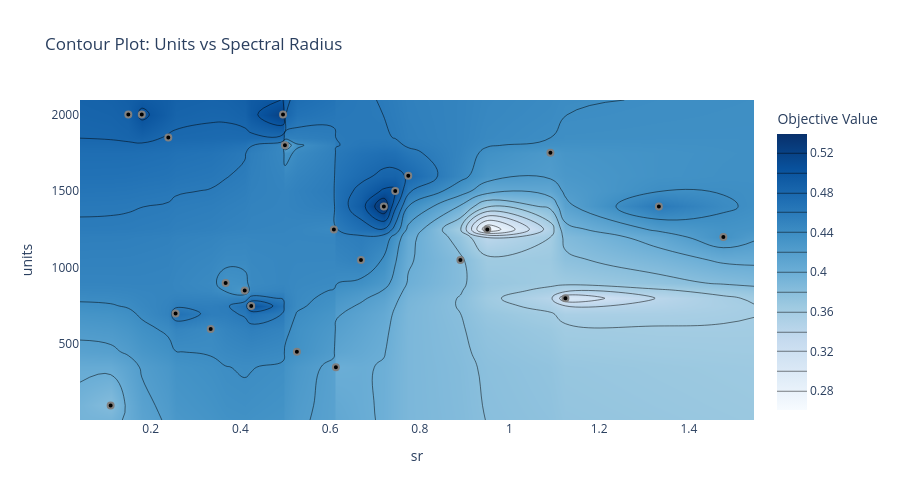

The notebook cell saved with this chart:
### Code cell
# Plot contour for key parameters
fig = plot_contour(study, params=["units", "sr"])
fig.update_layout(title="Contour Plot: Units vs Spectral Radius", height=500)
fig.show()

### Figure 1 — Plotly figure (JSON) as saved in the notebook; plotly's stock layout.template omitted (floating-point values rounded to 4 significant figures; data arrays with more than 128 entries replaced by an {"elided": "..."} marker saying what was removed)
{"data": [{"colorbar": {"title": {"text": "Objective Value"}}, "colorscale": [[0, "rgb(247,251,255)"], [0.125, "rgb(222,235,247)"], [0.25, "rgb(198,219,239)"], [0.375, "rgb(158,202,225)"], [0.5, "rgb(107,174,214)"], [0.625, "rgb(66,146,198)"], [0.75, "rgb(33,113,181)"], [0.875, "rgb(8,81,156)"], [1, "rgb(8,48,107)"]], "connectgaps": true, "contours": {"coloring": "heatmap"}, "hoverinfo": "none", "line": {"smoothing": 1.3}, "reversescale": false, "type": "contour", "x": [0.04224, 0.1106, 0.15, 0.18, 0.2392, 0.2554, 0.3337, 0.367, 0.4096, 0.4241, 0.495, 0.4992, 0.5259, 0.6084, 0.6129, 0.6688, 0.7199, 0.7452, 0.7743, 0.8906, 0.9506, 1.091, 1.125, 1.333, 1.477, 1.545], "y": [5, 100, 350, 450, 600, 700, 750, 800, 850, 900, 1050, 1200, 1250, 1400, 1500, 1600, 1750, 1800, 1850, 2000, 2095], "z": {"elided": "21x26 float values"}}, {"marker": {"color": "black", "line": {"color": "Gray", "width": 2}}, "mode": "markers", "name": "Feasible Trial", "showlegend": false, "type": "scatter", "x": [1.125, 1.091, 0.5259, 0.6129, 0.9506, 0.1106, 0.4241, 1.477, 0.18, 0.4096, 0.7199, 0.7452, 0.367, 0.7743, 0.3337, 0.6084, 0.8906, 1.333, 0.4992, 0.2554, 0.6688, 0.15, 0.2392, 0.495], "y": [800, 1750, 450, 350, 1250, 100, 750, 1200, 2000, 850, 1400, 1500, 900, 1600, 600, 1250, 1050, 1400, 1800, 700, 1050, 2000, 1850, 2000]}, {"marker": {"color": "#cccccc", "line": {"color": "Gray", "width": 2}}, "mode": "markers", "name": "Infeasible Trial", "showlegend": false, "type": "scatter", "x": [], "y": []}], "layout": {"height": 500, "title": {"text": "Contour Plot: Units vs Spectral Radius"}, "xaxis": {"range": [0.04224, 1.545], "title": {"text": "sr"}}, "yaxis": {"range": [5, 2095], "title": {"text": "units"}}}}
